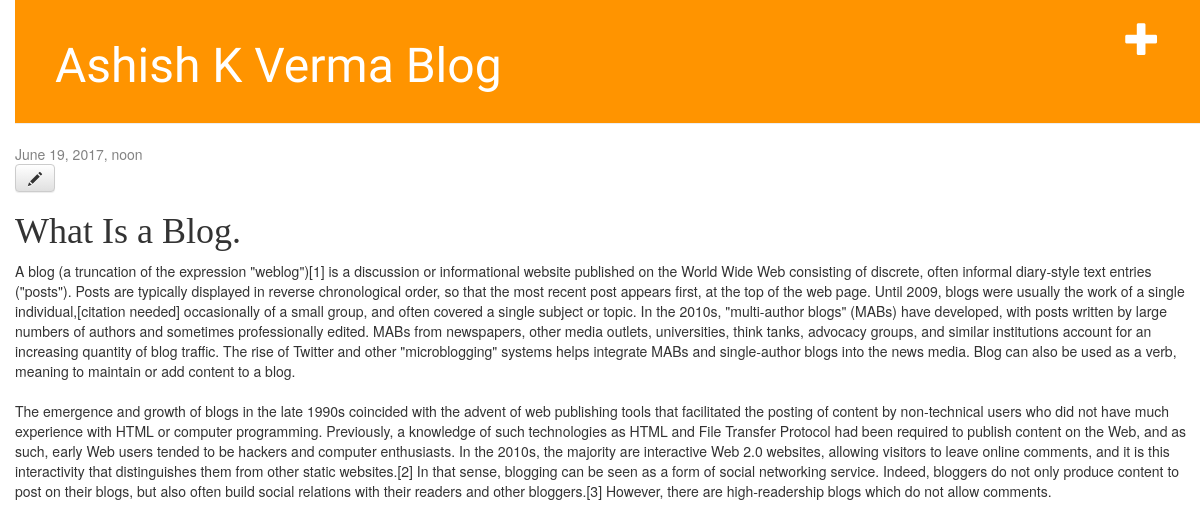
Screenshot of /post/3/ (signed in) with the database file from the repository.
### blog/models.py (models this page shows, shortened)
class Post(models.Model):
    author = models.ForeignKey('auth.User')
    title = models.CharField(max_length=200)
    text = models.TextField()
    created_date = models.DateTimeField(
            default=timezone.now)
    published_date = models.DateTimeField(
            blank=True, null=True)

### blog/views.py (the view)
# urls.py: url(r'^post/(?P<pk>\d+)/$', views.post_detail, name='post_detail'),
def post_detail(request, pk):
    post = get_object_or_404(Post, pk=pk)
    return render(request, 'blog/post_detail.html', {'post': post})

### blog/templates/blog/post_detail.html
{% extends 'blog/base.html' %} {% block content %}
<div class="post">
    {% if post.published_date %}
    <div class="date">
        {{ post.published_date }}
    </div>
    {% endif %} {% if user.is_authenticated %}
    <a class="btn btn-default" href="{% url 'post_edit' pk=post.pk %}"><span class="glyphicon glyphicon-pencil"></span></a> {% endif %}
    <h1>{{ post.title }}</h1>
    <p>{{ post.text|linebreaksbr }}</p>
</div>
{% endblock %}

### blog/static/css/blog.css (style rules this page uses)
body { padding-left: 15px; }
h1, h2, h3, h4 { font-family: 'Lobster', cursive; }
.date { color: #828282; }
.post { margin-bottom: 70px; }

### rows the page displays
Post: published_date "June 19, 2017, noon", title "What Is a Blog.", text "A blog (a truncation of the expression \"weblog\")[1] is a discussion or informational website published on the World Wide Web consisting of discrete, often informal diary-style text entries (\"posts\"). Posts are typically displayed in reverse chronological order, so that the most recent post appears first, at the top of the web page. Until 2009, blogs were usually the work of a single individual,[citation needed] occasionally of a small group, and often covered a single subject or topic. In the 2010s, \"multi-author blogs\" (MABs) have developed, with posts written by large numbers of authors and sometimes professionally edited. MABs from newspapers, other media outlets, universities, think…"
